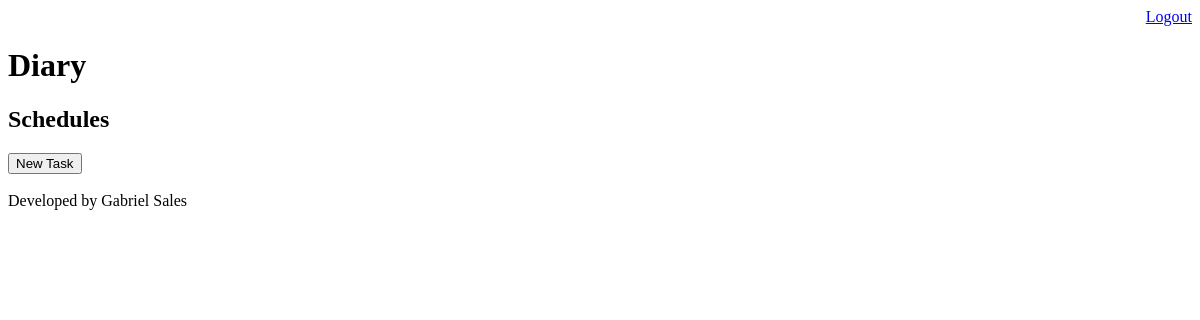
Page /diary/ (signed in) on the earlier database version.
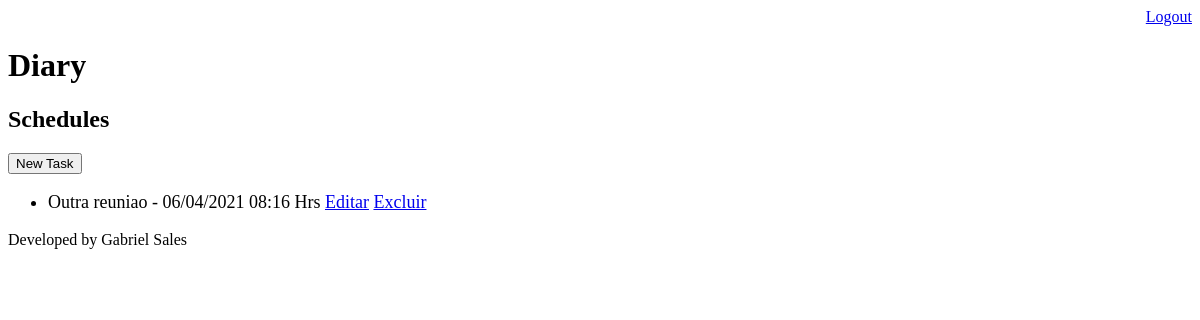
Same page on the later database version.
### core/models.py (models this page shows, shortened)
class Event(models.Model):
    title = models.CharField(max_length=100, verbose_name='Titulo')
    describe = models.TextField(blank=True, null=True)
    dt_event = models.DateTimeField(verbose_name='Data do Evento')
    dt_creation = models.DateTimeField(auto_now=True, verbose_name='Data de Criacao')
    user = models.ForeignKey(User, on_delete=models.CASCADE)
    locale = models.CharField(max_length=100, blank=True, null=True)
    class Meta:
        db_table = 'event'
    def get_dt_event(self):
        return self.dt_event.strftime('%d/%m/%Y %H:%M Hrs')

### core/views.py (the view)
# urls.py: path('diary/', views.event_list),
@login_required(login_url='/login/')
def event_list(request):
    user = request.user
    event = Event.objects.filter(user=user)
    data = {'events': event}
    return render(request, 'diary.html', data)

### templates/diary.html
{% extends "model-page.html" %}
{% block content %}
    <h2>Schedules</h2>
    <a href="event/">
        <button type="button">New Task</button>
    </a>
    <ul style="font-size: 18px">
        {% for event in events %}
            <li>
                {{ event.title }} - {{event.get_dt_event}}
                <a href="event/?id={{ event.id }}">Editar</a>
                <a href="event/delete/{{ event.id }}/">Excluir</a>
            </li>
        {% endfor %}
    </ul>
{% endblock %}

Differences in the rows shown:
added Event: title "Outra reuniao", get_dt_event "06/04/2021 08:16 Hrs"
